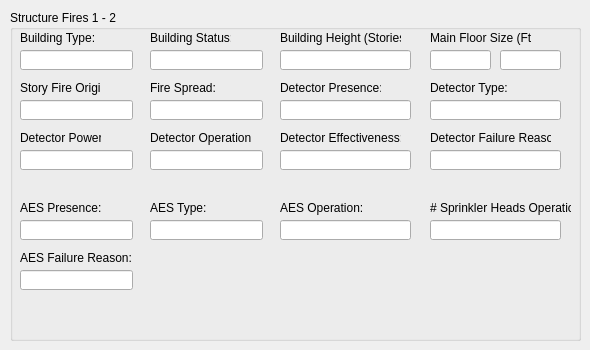
    <widget class="QWidget" name="tab_6">
     <attribute name="title">
      <string>Structure Fires 1-2</string>
     </attribute>
     <widget class="QGroupBox" name="groupBox_17">
      <property name="geometry">
       <rect>
        <x>10</x>
        <y>10</y>
        <width>571</width>
        <height>331</height>
       </rect>
      </property>
      <property name="title">
       <string>Structure Fires 1 - 2</string>
      </property>
      <widget class="QLabel" name="label_83">
       <property name="geometry">
        <rect>
         <x>10</x>
         <y>20</y>
         <width>81</width>
         <height>16</height>
        </rect>
       </property>
       <property name="text">
        <string>Building Type:</string>
       </property>
      </widget>
      <widget class="QLabel" name="label_88">
       <property name="geometry">
        <rect>
         <x>140</x>
         <y>20</y>
         <width>81</width>
         <height>16</height>
        </rect>
       </property>
       <property name="text">
        <string>Building Status:</string>
       </property>
      </widget>
      <widget class="QLabel" name="label_89">
       <property name="geometry">
        <rect>
         <x>270</x>
         <y>20</y>
         <width>121</width>
         <height>16</height>
        </rect>
       </property>
       <property name="text">
        <string>Building Height (Stories)</string>
       </property>
      </widget>
      <widget class="QLabel" name="label_90">
       <property name="geometry">
        <rect>
         <x>420</x>
         <y>20</y>
         <width>101</width>
         <height>16</height>
        </rect>
       </property>
       <property name="text">
        <string>Main Floor Size (Ft)</string>
       </property>
      </widget>
      <widget class="QLineEdit" name="DB_TEXT_SF_BuildingType">
       <property name="geometry">
        <rect>
         <x>10</x>
         <y>40</y>
         <width>113</width>
         <height>20</height>
        </rect>
       </property>
      </widget>
      <widget class="QLineEdit" name="DB_TEXT_SF_BuildingStatus">
       <property name="geometry">
        <rect>
         <x>140</x>
         <y>40</y>
         <width>113</width>
         <height>20</height>
        </rect>
       </property>
      </widget>
      <widget class="QLineEdit" name="DB_INT_SF_BuildingHeightStories">
       <property name="geometry">
        <rect>
         <x>270</x>
         <y>40</y>
         <width>131</width>
         <height>20</height>
        </rect>
       </property>
      </widget>
      <widget class="QLineEdit" name="DB_INT_SF_MainFloorSizeFtW">
       <property name="geometry">
        <rect>
         <x>420</x>
         <y>40</y>
         <width>61</width>
         <height>20</height>
        </rect>
       </property>
      </widget>
      <widget class="QLineEdit" name="DB_INT_SF_MainFloorSizeFtH">
       <property name="geometry">
        <rect>
         <x>490</x>
         <y>40</y>
         <width>61</width>
         <height>20</height>
        </rect>
       </property>
      </widget>
      <widget class="QLineEdit" name="DB_INT_SF_StoryFireOrigin">
       <property name="geometry">
        <rect>
         <x>10</x>
         <y>90</y>
         <width>113</width>
         <height>20</height>
        </rect>
       </property>
      </widget>
      <widget class="QLabel" name="label_91">
       <property name="geometry">
        <rect>
         <x>140</x>
         <y>70</y>
         <width>81</width>
         <height>16</height>
        </rect>
       </property>
       <property name="text">
        <string>Fire Spread:</string>
       </property>
      </widget>
      <widget class="QLabel" name="label_92">
       <property name="geometry">
        <rect>
         <x>10</x>
         <y>70</y>
         <width>81</width>
         <height>16</height>
        </rect>
       </property>
       <property name="text">
        <string>Story Fire Origin:</string>
       </property>
      </widget>
      <widget class="QLineEdit" name="DB_TEXT_SF_FireSpread">
       <property name="geometry">
        <rect>
         <x>140</x>
         <y>90</y>
         <width>113</width>
         <height>20</height>
        </rect>
       </property>
      </widget>
      <widget class="QLabel" name="label_93">
       <property name="geometry">
        <rect>
         <x>270</x>
         <y>70</y>
         <width>101</width>
         <height>16</height>
        </rect>
       </property>
       <property name="text">
        <string>Detector Presence:</string>
       </property>
      </widget>
      <widget class="QLineEdit" name="DB_INT_SF_DetectorPresence">
       <property name="geometry">
        <rect>
         <x>270</x>
         <y>90</y>
         <width>131</width>
         <height>20</height>
        </rect>
       </property>
      </widget>
      <widget class="QLineEdit" name="DB_TEXT_SF_DetectorType">
       <property name="geometry">
        <rect>
         <x>420</x>
         <y>90</y>
         <width>131</width>
         <height>20</height>
        </rect>
       </property>
      </widget>
      <widget class="QLabel" name="label_94">
       <property name="geometry">
        <rect>
         <x>420</x>
         <y>70</y>
         <width>81</width>
         <height>16</height>
        </rect>
       </property>
       <property name="text">
        <string>Detector Type:</string>
       </property>
      </widget>
      <widget class="QLabel" name="label_95">
       <property name="geometry">
        <rect>
         <x>10</x>
         <y>120</y>
         <width>81</width>
         <height>16</height>
        </rect>
       </property>
       <property name="text">
        <string>Detector Power:</string>
       </property>
      </widget>
      <widget class="QLineEdit" name="DB_TEXT_SF_DetectorPower">
       <property name="geometry">
        <rect>
         <x>10</x>
         <y>140</y>
         <width>113</width>
         <height>20</height>
        </rect>
       </property>
      </widget>
      <widget class="QLineEdit" name="DB_TEXT_SF_DetectorOperation">
       <property name="geometry">
        <rect>
         <x>140</x>
         <y>140</y>
         <width>113</width>
         <height>20</height>
        </rect>
       </property>
      </widget>
      <widget class="QLineEdit" name="DB_TEXT_SF_DetectorFailureReason">
       <property name="geometry">
        <rect>
         <x>420</x>
         <y>140</y>
         <width>131</width>
         <height>20</height>
        </rect>
       </property>
      </widget>
      <widget class="QLabel" name="label_96">
       <property name="geometry">
        <rect>
         <x>420</x>
         <y>120</y>
         <width>121</width>
         <height>16</height>
        </rect>
       </property>
       <property name="text">
        <string>Detector Failure Reason:</string>
       </property>
      </widget>
      <widget class="QLabel" name="label_97">
       <property name="geometry">
        <rect>
         <x>270</x>
         <y>120</y>
         <width>121</width>
         <height>16</height>
        </rect>
       </property>
       <property name="text">
        <string>Detector Effectiveness:</string>
       </property>
      </widget>
      <widget class="QLabel" name="label_98">
       <property name="geometry">
        <rect>
         <x>140</x>
         <y>120</y>
         <width>101</width>
         <height>16</height>
        </rect>
       </property>
       <property name="text">
        <string>Detector Operation:</string>
       </property>
      </widget>
      <widget class="QLineEdit" name="DB_TEXT_SF_DetectorEffectiveness">
       <property name="geometry">
        <rect>
         <x>270</x>
         <y>140</y>
         <width>131</width>
         <height>20</height>
        </rect>
       </property>
      </widget>
      <widget class="QLabel" name="label_99">
       <property name="geometry">
        <rect>
         <x>10</x>
         <y>190</y>
         <width>81</width>
         <height>16</height>
        </rect>
       </property>
       <property name="text">
        <string>AES Presence:</string>
       </property>
      </widget>
      <widget class="QLineEdit" name="DB_TEXT_SF_AESPresence">
       <property name="geometry">
        <rect>
         <x>10</x>
         <y>210</y>
         <width>113</width>
         <height>20</height>
        </rect>
       </property>
      </widget>
      <widget class="QLineEdit" name="DB_TEXT_SF_AESType">
       <property name="geometry">
        <rect>
         <x>140</x>
         <y>210</y>
         <width>113</width>
         <height>20</height>
        </rect>
       </property>
      </widget>
      <widget class="QLineEdit" name="DB_INT_SF_NumSprinklerHeadsOper">
       <property name="geometry">
        <rect>
         <x>420</x>
         <y>210</y>
         <width>131</width>
         <height>20</height>
        </rect>
       </property>
      </widget>
      <widget class="QLineEdit" name="DB_TEXT_SF_AESFailureReason">
       <property name="geometry">
        <rect>
         <x>10</x>
         <y>260</y>
         <width>113</width>
         <height>20</height>
        </rect>
       </property>
      </widget>
      <widget class="QLabel" name="label_100">
       <property name="geometry">
        <rect>
         <x>10</x>
         <y>240</y>
         <width>111</width>
         <height>16</height>
        </rect>
       </property>
       <property name="text">
        <string>AES Failure Reason:</string>
       </property>
      </widget>
      <widget class="QLabel" name="label_101">
       <property name="geometry">
        <rect>
         <x>420</x>
         <y>190</y>
         <width>141</width>
         <height>16</height>
        </rect>
       </property>
       <property name="text">
        <string># Sprinkler Heads Operation</string>
       </property>
      </widget>
      <widget class="QLabel" name="label_102">
       <property name="geometry">
        <rect>
         <x>270</x>
         <y>190</y>
         <width>101</width>
         <height>16</height>
        </rect>
       </property>
       <property name="text">
        <string>AES Operation:</string>
       </property>
      </widget>
      <widget class="QLabel" name="label_103">
       <property name="geometry">
        <rect>
         <x>140</x>
         <y>190</y>
         <width>81</width>
         <height>16</height>
        </rect>
       </property>
       <property name="text">
        <string>AES Type:</string>
       </property>
      </widget>
      <widget class="QLineEdit" name="DB_TEXT_SF_AESOperation">
       <property name="geometry">
        <rect>
         <x>270</x>
         <y>210</y>
         <width>131</width>
         <height>20</height>
        </rect>
       </property>
      </widget>
     </widget>
    </widget>
